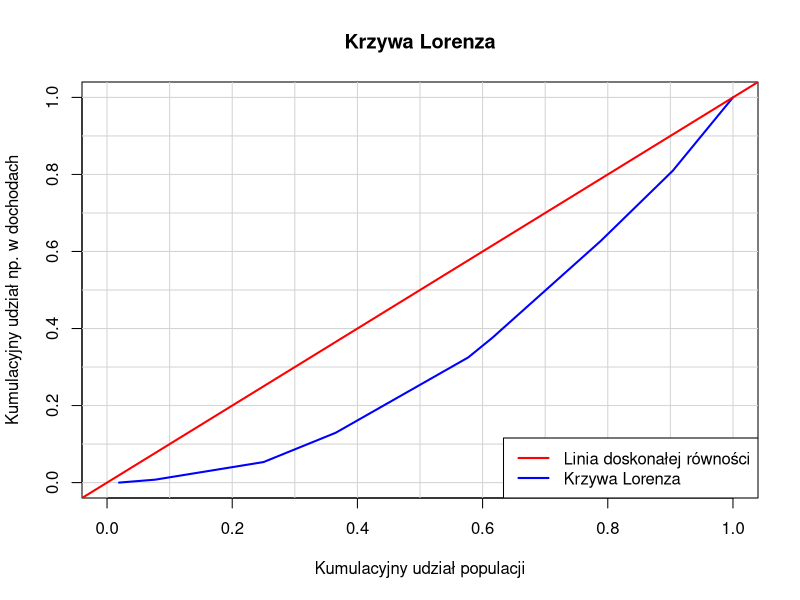
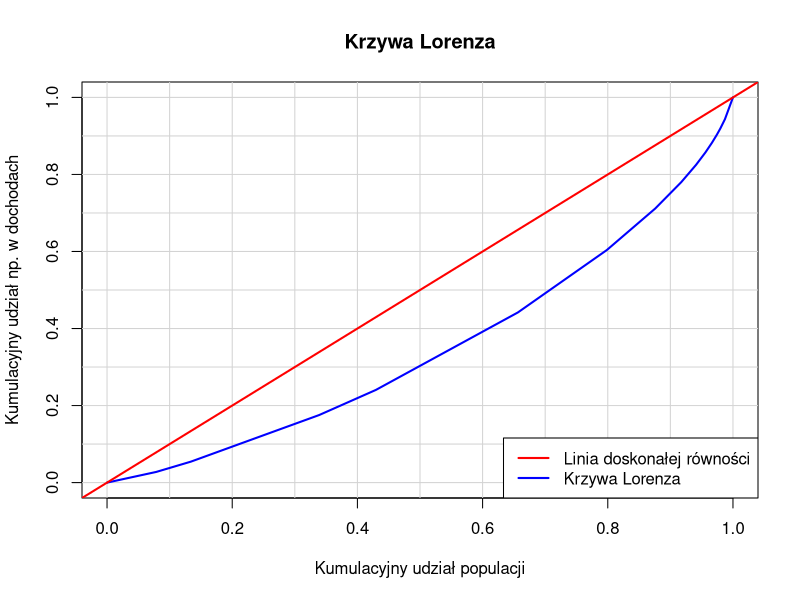

Recreate these plots in R, in order.
library(readxl)


transform_data <- function(data){
  if ( !all(sapply(data, is.numeric) == TRUE) ){
    stop("Argument funkcji musi być listą z wektorami liczb rzeczywistych!")
  }
  added_vec <- c()
  for (i in 1:length(data)){
    temp <- rep(data[[i]][1], times=data[[i]][2])
    added_vec <- c(added_vec, temp)
  }
  sorted_data <- sort(added_vec)
  return(sorted_data)
}

calculate_lorenz_curve <- function(data) {
  data_new <- transform_data(data)
  
  cumulative_share <- cumsum(data_new) / sum(data_new)
  lorenz_points <- c(0, cumulative_share)
  
  return(lorenz_points)
}

calculate_gini_coefficient <- function(data) {
  data_new <- transform_data(data)
  n <- length(data_new)
  gini_coefficient <- (2 * sum(data_new * seq_along(data_new)) / (n * sum(data_new))) - (n + 1) / n
  return(gini_coefficient)
}

plot_lorenz_curve <- function(lorenz_points){
  plot(c(0, 1), c(0, 1), type = "n", col = "white", xlab = "Kumulacyjny udział populacji", ylab = "Kumulacyjny udział np. w dochodach", main = "Krzywa Lorenza")
  abline(v = seq(0, 1, 0.1), h = seq(0, 1, 0.1), col = "lightgray")
  
  lines(seq_along(lorenz_points)/length(lorenz_points), lorenz_points, type = "l", col = "blue", lwd = 2)
  
  abline(0, 1, col = "red", lwd = 2)
  
  legend("bottomright", legend = c("Linia doskonałej równości", "Krzywa Lorenza"), col = c("red", "blue"), lwd = 2)
}


# Przykładowy wektor par liczb rzeczywistych
data <- list(c(10,2), c(15,5), c(2,9), c(7,11), c(11,9), c(12,6), c(5, 6), c(1,3))

lorenz_curve <- calculate_lorenz_curve(data)
gini_coefficient <- calculate_gini_coefficient(data)

print("Punkty krzywej Lorenza dla przykładowych danych:")
print(lorenz_curve)

print("Współczynnik Giniego dla przykładowych danych:")
print(gini_coefficient)

plot_lorenz_curve(lorenz_curve)


#dane dotyczące zarobków PolakóW - przyjmujemy środek przedziału z pliku tablice_struktura_wynagrodzen_wedlug_zawodow_w_pazdzierniku_2020_r-1
#aby jako xi były wartości liczbowe - dla najniższego przedziału przyjmujemy 2000, dla ostatniego przedziału - 25000
#(xi, y1) - (środek przedziału, pracownicy ogółem w tym przedziale w tysiącach)
zarobki <- list(c(2000, 642), c(2737, 454), c(3348, 1677), c(4081, 742), c(5028, 1857), c(6467, 1163), c(7904, 632), c(9340, 341), c(10778, 194), c(12215, 122), c(13651, 85), c(15088, 64), c(16525, 46), c(18622, 60), c(25000, 105))
lorenz_curve1 <- calculate_lorenz_curve(zarobki)
gini_coefficient1 <- calculate_gini_coefficient(zarobki)

print("Punkty krzywej Lorenza dla danych o zarobkach Polaków:")
print(lorenz_curve1)

print("Współczynnik Giniego dla danych o zarobkach Polaków:")
print(gini_coefficient1)

plot_lorenz_curve(lorenz_curve1)


#ponizej dane z Gini Coeffficients różnych państw ze strony worldbank
#obliczony współczynnik Giniego niewiele się różni od tego z pliku - 0.297 do 0.288
dane <- read_excel('API_SI.POV.GINI_DS2_en_excel_v2_5728952.xls')
dane <- na.omit(dane[, c('Data Source', '...64')])[-1,] #bierzemy kolumnę z rokiem 2019 (ostatni rok z danymi dla Polski), pomijamy NA oraz wiersz z rokiem (2019)
dane$'...64' <- as.numeric(dane$'...64')
wartosc <- as.numeric(dane[dane['Data Source'] == 'Poland', '...64'])

procentyl <- sum(dane$'...64' > wartosc) / length(dane$'...64')
#Polska ma lepszy współczynnik Giniego od około 83% badanych państw w roku 2019, co jest bardzo dobrym wynikiem.

